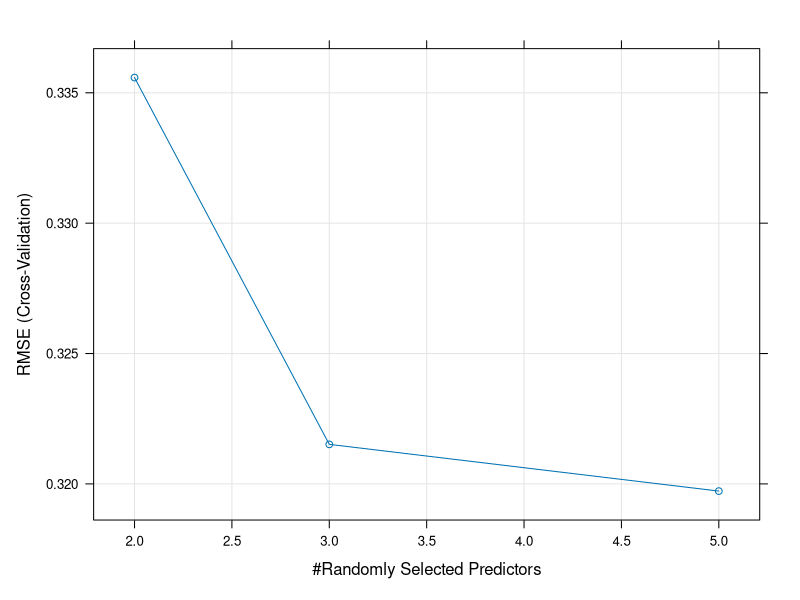

Write R code to recreate this figure. (Note: this script raises an error after producing the figure.)
## ---- chunk 1
library(caret)
# we will use the iris dataset (included in base)
iris
## ---- chunk 2
# define training control
train_control <- trainControl(method="cv", number=10, savePredictions = TRUE)

# train the model
model.iris <- train(Sepal.Length~., data=iris, trControl=train_control)
## ---- chunk 3
print(model.iris)
## ---- chunk 4
plot(model.iris)
## ---- chunk 5
library(glmnet)
    fit.ols <- lm(Sepal.Length~Sepal.Width+Petal.Length+Petal.Width, data=iris)
    y <- iris$Sepal.Length
    x <- iris %>% dplyr::select(Sepal.Width, Petal.Length,Petal.Width) %>% data.matrix()
    lambdas <- 10^seq(-4, 1, by = .5)
    fit.lasso <-glmnet(x = x, y = y,  lambda = lambdas) 
## ---- chunk 6
library(broom)

tidy(summary(fit.ols))
## ---- chunk 7
plot(fit.lasso)
